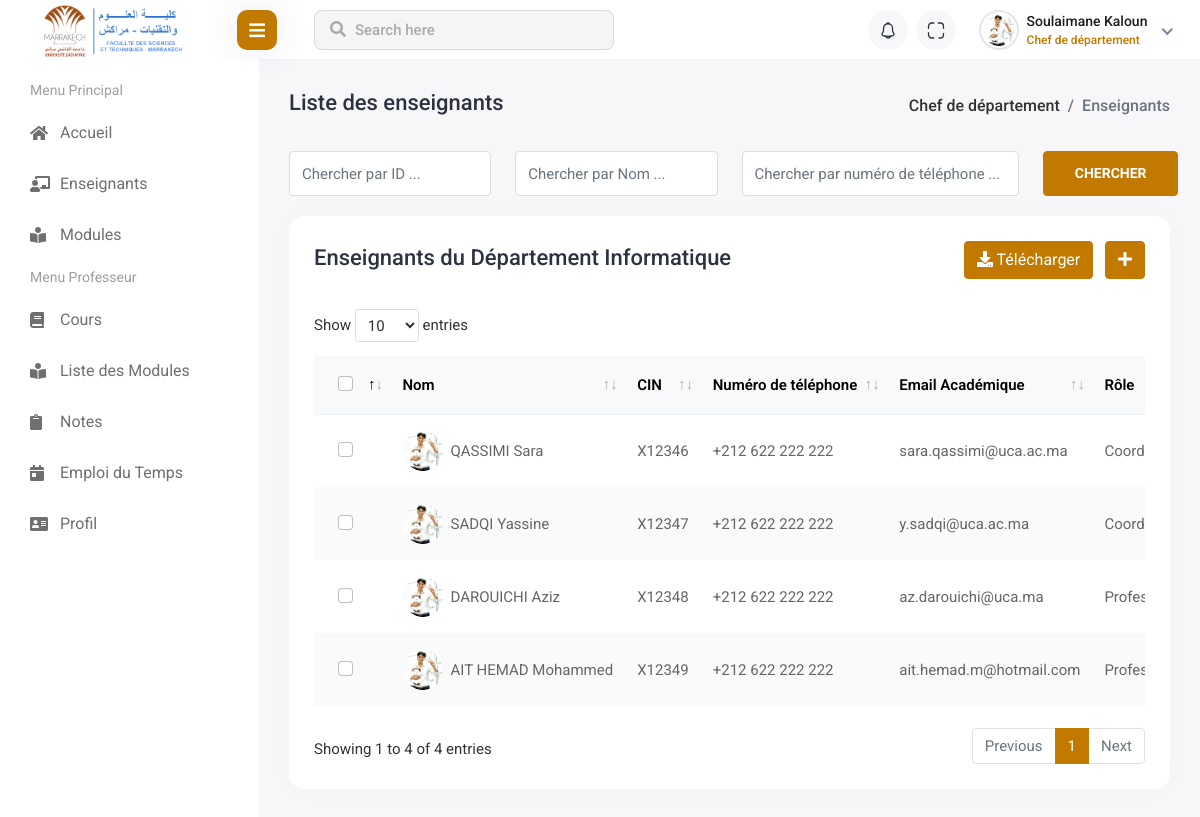
Before: /views/chef_dep/teacher_management/index.php (signed in) with the older database file.
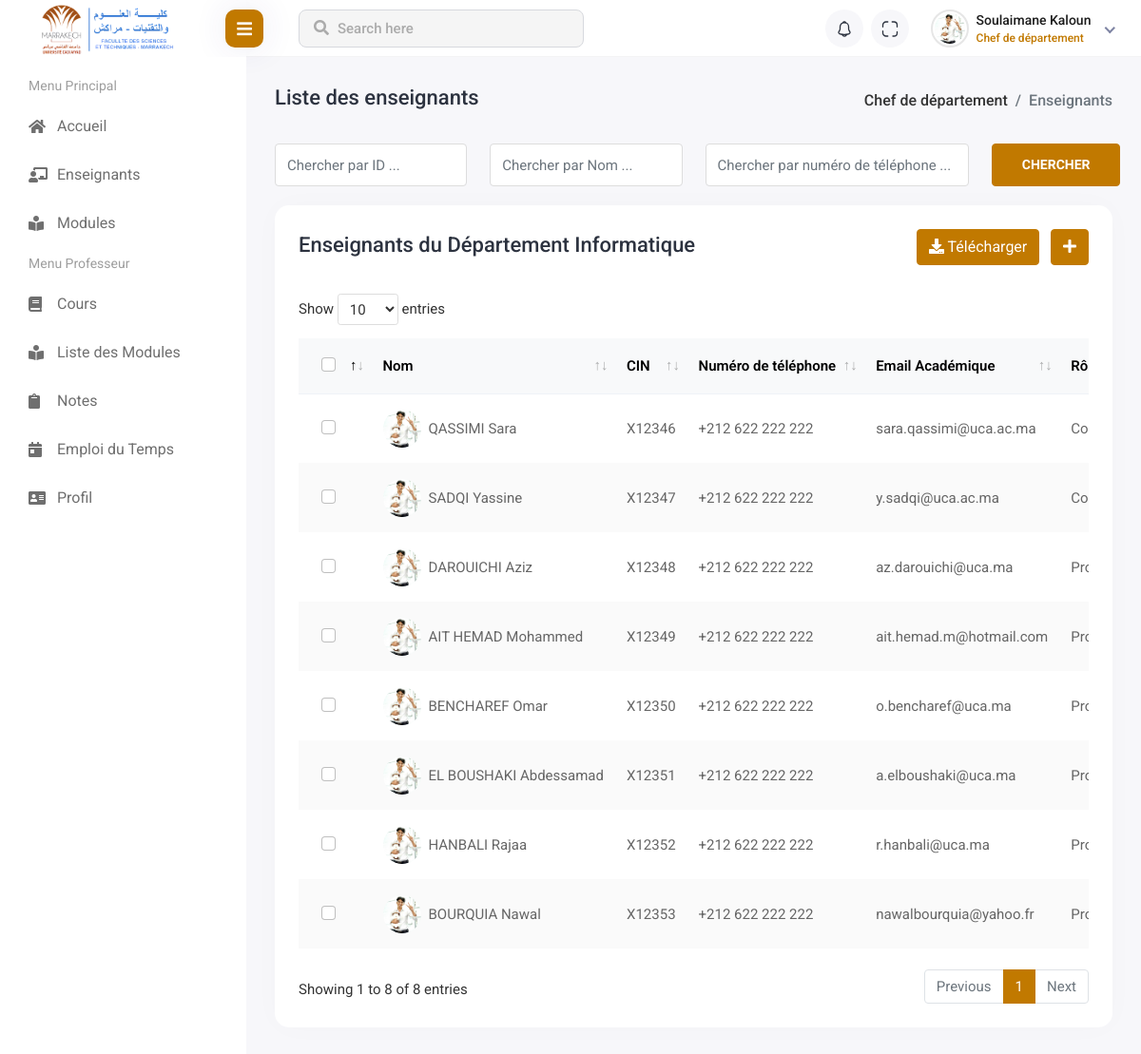
After: the same page with the newer database file.
### tables this page shows
CREATE TABLE `departement` (
  `id` int(11) NOT NULL AUTO_INCREMENT UNIQUE,
  `nom` varchar(100) NOT NULL,
  PRIMARY KEY (`id`)
);

CREATE TABLE `user` (
  `id` int(11) NOT NULL AUTO_INCREMENT UNIQUE,
  `prenom` varchar(100) NOT NULL,
  `nom` varchar(100) NOT NULL,
  `genre` enum('female','male') DEFAULT NULL,
  `dateNaissance` date DEFAULT NULL,
  `email` varchar(150) NOT NULL UNIQUE,
  `password` varchar(200) DEFAULT NULL,
  `CNE` varchar(20) DEFAULT NULL UNIQUE,
  `CIN` varchar(20) NOT NULL UNIQUE,
  `phone` varchar(20) DEFAULT NULL,
  `created_at` datetime NOT NULL,
  `id_role` int(11) NOT NULL,
  `id_dep` int(11) NOT NULL,
  `id_filiere` int(11) DEFAULT NULL,         
  PRIMARY KEY (`id`)
);

### controllers/teacher_controller.php (called while the page is built, shortened)
<?php
require_once($_SERVER['DOCUMENT_ROOT'] . '/FSTg-Management-System/models/teacher.php');
function indexAction(): void
{
    $teachers = findAll();
    require_once($_SERVER['DOCUMENT_ROOT'] . '/FSTg-Management-System/views/chef_dep/teacher_management/list_teachers.php');
}

### models/teacher.php (called while the page is built, shortened)
<?php
require($_SERVER['DOCUMENT_ROOT'] . '/FSTg-Management-System/config/DB_connection.php');
function findAll(): ?array
{
    global $conn;
    $query = "SELECT user.*, departement.nom AS nom_departement
        FROM user
        INNER JOIN departement ON user.id_dep = departement.id
        WHERE (id_role = '3' OR id_role = '2') AND user.id_dep = ?";
    try {
        $stmt = $conn->prepare($query);
        $stmt->execute([$_SESSION['user_data']['id_dep']]);
        return $stmt->fetchAll(PDO::FETCH_ASSOC);
    } catch (PDOException $e) {
        file_put_contents($_SERVER['DOCUMENT_ROOT'] . '/FSTg-Management-System/logs/error_log.txt',
            date('Y-m-d H:i:s') . " - Erreur lors de l'exécution de la requête : " . $e->getMessage(). "\n",
            FILE_APPEND);
        return null;
    }
}

### views/chef_dep/teacher_management/list_teachers.php (the view, shortened to what this page needs)
<!DOCTYPE html>
<html lang="en">
<head>
    <link rel="stylesheet" href="../../../assets/plugins/feather/feather.css">
    <link rel="stylesheet" href="../../../assets/plugins/fontawesome/css/fontawesome.min.css">
    <link rel="stylesheet" href="../../../assets/plugins/fontawesome/css/all.min.css">
    <link rel="stylesheet" href="../../../assets/plugins/icons/flags/flags.css">
    <link rel="stylesheet" href="../../../assets/plugins/datatables/datatables.min.css">
    <link rel="stylesheet" href="../../../assets/plugins/bootstrap/css/bootstrap.min.css">
    <link rel="stylesheet" href="../../../assets/css/style.css">
    <link rel="stylesheet" href="../../../assets/css/style-override.css">
    <link rel="stylesheet" href="../../../assets/plugins/toastr/toastr.min.css">
    <link rel="stylesheet" href="../../../assets/plugins/sweetalert2/sweetalert2.min.css">
</head>
<body>
<div class="main-wrapper">
    <div class="page-wrapper">
        <div class="content container-fluid">
            <div class="page-header">
                <div class="row">
                    <div class="col-sm-12">
                        <div class="page-sub-header">
                            <h3 class="page-title">Liste des enseignants</h3>
                            <ul class="breadcrumb">
                                <li class="breadcrumb-item"><a href="../home.php">Chef de département</a></li>
                                <li class="breadcrumb-item active">Enseignants</li>
                            </ul>
                        </div>
                    </div>
                </div>
            </div>
            <div class="student-group-form">
                <div class="row">
                    <div class="col-lg-3 col-md-6">
                        <div class="form-group">
                            <input type="text" class="form-control" placeholder="Chercher par ID ...">
                        </div>
                    </div>
                    <div class="col-lg-3 col-md-6">
                        <div class="form-group">
                            <input type="text" class="form-control" placeholder="Chercher par Nom ...">
                        </div>
                    </div>
                    <div class="col-lg-4 col-md-6">
                        <div class="form-group">
                            <input type="text" class="form-control" placeholder="Chercher par numéro de téléphone ...">
                        </div>
                    </div>
                    <div class="col-lg-2">
                        <div class="search-student-btn">
                            <button type="btn" class="btn btn-primary">Chercher</button>
                        </div>
                    </div>
                </div>
            </div>
            <div class="row">
                <div class="col-sm-12">
                    <div class="card card-table comman-shadow">
                        <div class="card-body">
                            <div class="page-header">
                                <div class="row align-items-center">
                                    <div class="col">
                                        <h3 class="page-title">Enseignants du Département <?php if(!empty($teachers)) { echo $teachers[0]['nom_departement'];} ?></h3>
                                    </div>
                                    <div class="col-auto text-end float-end ms-auto download-grp">
                                        <a href="/FSTg-Management-System/controllers/downloadCSV_controller.php?action=teachers" class="btn btn-outline-primary me-2"><i class="fas fa-download"></i> Télécharger</a>
                                        <a href="index.php?action=create" class="btn btn-primary"><i class="fas fa-plus"></i></a>
                                    </div>
                                </div>
                            </div>
                            <div class="table-responsive">
                                <table class="table border-0 star-student table-hover table-center mb-0 datatable table-striped">
                                    <thead class="student-thread">
                                    <tr>
                                        <th>
                                            <div class="form-check check-tables">
                                                <input class="form-check-input" type="checkbox" value="something">
                                            </div>
                                        </th>
                                        <th>Nom</th>
                                        <th>CIN</th>
                                        <th>Numéro de téléphone</th>
                                        <th>Email Académique</th>
                                        <th>Rôle</th>
                                    </tr>
                                    </thead>
                                    <tbody>
                                    <?php if (isset($teachers)): ?>
                                        <?php foreach($teachers as $teacher): ?>
                                            <tr>
                                                <td>
                                                    <div class="form-check check-tables">
                                                        <input class="form-check-input" type="checkbox" value="something">
                                                    </div>
                                                </td>
                                                <td>
                                                    <h2 class="table-avatar">
                                                        <a href="#" class="avatar avatar-sm me-2"><img class="avatar-img rounded-circle" src="/FSTg-Management-System/assets/img/profiles/avatar-01.jpg" alt="User Image"></a>
                                                        <a href="#"><?php echo ucfirst($teacher['nom'])." ".ucfirst($teacher['prenom']) ?></a>
                                                    </h2>
                                                </td>
                                                <td><?php echo $teacher['CIN'] ?></td>
                                                <td><?php echo $teacher['phone'] ?></td>
                                                <td><?php echo $teacher['email'] ?></td>
                                                <td>
                                                    <?php if($teacher['id_role'] == '3'): ?>
                                                        Professeur
                                                    <?php elseif($teacher['id_role'] == '2' && $teacher['genre'] == 'male'): ?>
                                                        Coordinateur
                                                    <?php elseif($teacher['id_role'] == '2' && $teacher['genre'] == 'female'): ?>
                                                        Coordinatrice
                                                    <?php endif; ?>
                                                </td>
                                            </tr>
                                        <?php endforeach; ?>
                                    <?php endif; ?>
                                    </tbody>
                                </table>
                            </div>
                        </div>
                    </div>
                </div>
            </div>
        </div>
    </div>
</div>
    <?php
    include($_SERVER['DOCUMENT_ROOT'] . '/FSTg-Management-System/views/header.php');
    include($_SERVER['DOCUMENT_ROOT'] . '/FSTg-Management-System/views/chef_dep/sidebar.php');
    ?>
</body>
</html>

### views/chef_dep/teacher_management/index.php (shortened to what this page needs)
<?php
if (isset($_SESSION['user_data']) && $_SESSION['user_data']['id_role'] == 1) {
    require_once($_SERVER['DOCUMENT_ROOT'] . '/FSTg-Management-System/controllers/teacher_controller.php');
    if (isset($_GET['action'])) {
        $action = $_GET['action'];
        switch ($action) {
            case 'create':
                createAction();
                break;
            case 'list':
                indexAction();
                break;
            case 'edit':
                editAction();
                break;
            case 'store':
                storeAction();
                break;
            case 'update':
                updateAction();
                break;
            case 'delete':
                deleteAction();
                break;
            default:
                header("Location: /FSTg-Management-System/views/error.php");
                break;
        }
    } else {
        indexAction();
    }
} else {
    header("Location: /FSTg-Management-System/index.php?error=Accès non autorisé");
    exit();
}

### views/header.php (shortened to what this page needs)
<!DOCTYPE html>
<html lang="en">
<head>
</head>
<body>
    <div class="header">
        <div class="header-left">
            <a href="#" class="logo">
                <img src="/FSTg-Management-System/assets/img/logo-FST.png" alt="Logo de FSTG" style="margin-left: 50px;transform:scale(2) ">
            </a>
        </div>
        <div class="menu-toggle">
            <a href="javascript:void(0);" id="toggle_btn">
                <i class="fas fa-bars"></i>
            </a>
        </div>
        <div class="top-nav-search">
            <form>
                <input type="text" class="form-control" placeholder="Search here">
                <button class="btn" type="submit"><i class="fas fa-search"></i></button>
            </form>
        </div>
        <ul class="nav user-menu">
            <li class="nav-item dropdown noti-dropdown me-2">
                <a href="#" class="dropdown-toggle nav-link header-nav-list" data-bs-toggle="dropdown">
                    <img src="/FSTg-Management-System/assets/img/icons/header-icon-05.svg" alt="">
                </a>
            </li>
            <li class="nav-item zoom-screen me-2">
                <a href="#" class="nav-link header-nav-list win-maximize">
                    <img src="/FSTg-Management-System/assets/img/icons/header-icon-04.svg" alt="">
                </a>
            </li>
            <li class="nav-item dropdown has-arrow new-user-menus">
                <a href="#" class="dropdown-toggle nav-link" data-bs-toggle="dropdown">
                    <span class="user-img">
                        <img class="rounded-circle" src="/FSTg-Management-System/assets/img/profiles/avatar-01.jpg" alt="test">
                        <div class="user-text">
                            <h6><?php echo ucfirst($_SESSION['user_data']['nom']) . " " . ucfirst($_SESSION['user_data']['prenom']) ?></h6>
                            <p class="text-muted mb-0">
                                <?php
                                    if ($_SESSION['user_data']['id_role'] === 2) {
                                        echo ($_SESSION['user_data']['genre'] == 'male') ? "Coordinateur" : "Coordinatrice";
                                    } else {
                                        echo $_SESSION['role_name'];
                                    }
                                ?>
                            </p>
                        </div>
                    </span>
                </a>
            </li>
        </ul>
    </div>
</body>
</html>

### views/chef_dep/sidebar.php (shortened to what this page needs)
<div class="sidebar" id="sidebar">
    <div>
        <div class="sidebar-inner slimscroll">
            <div id="sidebar-menu" class="sidebar-menu">
                <ul>
                    <li class="menu-title">
                        <span>Menu Principal</span>
                    </li>
                    <li>
                        <a href="/FSTg-Management-System/views/chef_dep/home.php"><i class="fas fa-home"></i><span> Accueil</span></a>
                    </li>
                    <li>
                        <a href="/FSTg-Management-System/views/chef_dep/teacher_management/index.php"><i class="fas fa-chalkboard-teacher"></i><span> Enseignants</span></a>
                    </li>
                    <li>
                        <a href="/FSTg-Management-System/views/chef_dep/module_management/index.php"><i class="fas fa-book-reader"></i><span> Modules</span></a>
                    </li>
                    <?php if ($_SESSION['user_data']['id_role'] == 1) { ?>
                        <li class="menu-title">
                            <span>Menu Professeur</span>
                        </li>
                        <li>
                            <a href="#"><i class="fas fa-book"></i> <span> Cours</span></a>
                        </li>
                        <li>
                            <a href="#"><i class="fas fa-book-reader"></i><span> Liste des Modules</span></a>
                        </li>
                        <li>
                            <a href="#"><i class="fas fa-clipboard"></i> <span> Notes</span></a>
                        </li>
                        <li>
                            <a href="#"><i class="fas fa-calendar-day"></i> <span> Emploi du Temps</span></a>
                        </li>
                        <li>
                            <a href="#"><i class="fas fa-address-card"></i><span> Profil</span></a>
                        </li>
                    <?php }?>
                </ul>
            </div>
        </div>
    </div>

### assets/css/style-override.css (style rules this page uses)
.btn-primary { background-color: #C17900 !important; border: 1px solid #C17900 !important; }

### views/chef_dep/teacher_management/list_teachers.php (style rules this page uses)
.download-grp .btn-outline-primary { background-color: #C17900; !important; border-color: #C17900; !important; color: #FFFFFF; !important; }

### views/header.php (style rules this page uses)
.user-img .user-text p.text-muted { color: #C17900 !important; }
@media (min-width: 992px) { #toggle_btn { background: #C17900; !important; } }

Changed rows visible on the page:
now on this page (row edited): user: nom "BENCHAREF", prenom "Omar", CIN "X12350", phone "+212 622 222 222", email "o.bencharef@uca.ma", shows "Professeur"
now on this page (row edited): user: nom "EL BOUSHAKI", prenom "Abdessamad", CIN "X12351", phone "+212 622 222 222", email "a.elboushaki@uca.ma", shows "Professeur"
now on this page (row edited): user: nom "HANBALI", prenom "Rajaa", CIN "X12352", phone "+212 622 222 222", email "r.hanbali@uca.ma", shows "Professeur"
now on this page (row edited): user: nom "BOURQUIA", prenom "Nawal", CIN "X12353", phone "+212 622 222 222", email "nawalbourquia@yahoo.fr", shows "Professeur"
Other visible differences:
text written by a page script: "Show entries Showing 1 to 4 of 4 entries Previous 1 Next" → "Show entries Showing 1 to 8 of 8 entries Previous 1 Next"
